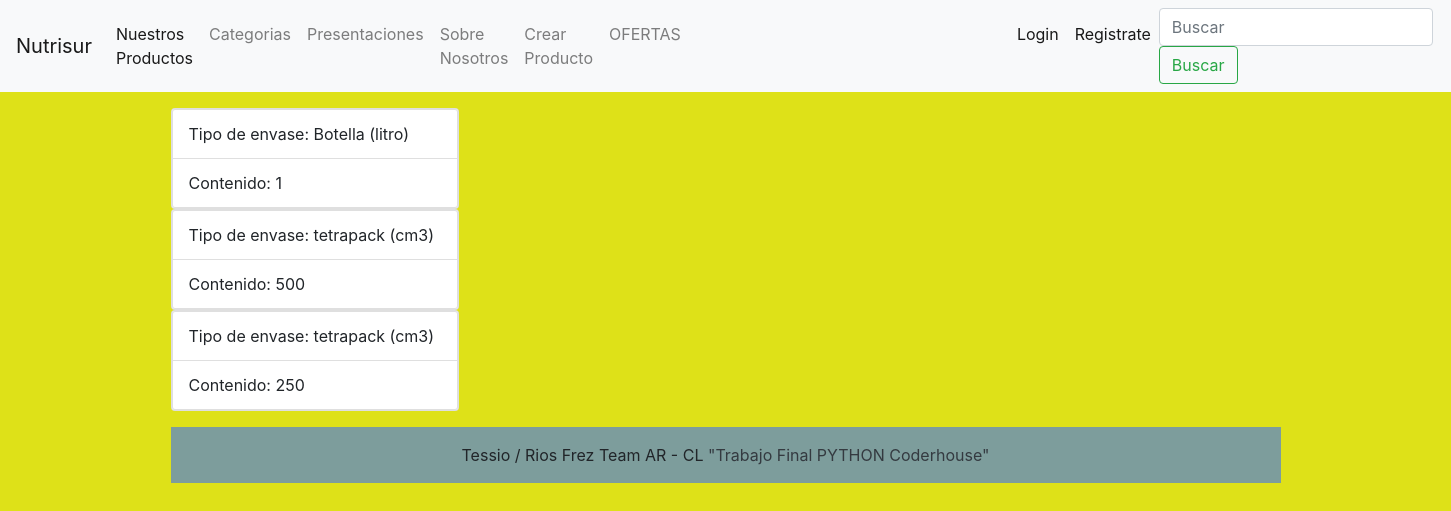
Screenshot of /Container/ with the database file from the repository.
### nutrisur/models.py (models this page shows)
class Container(models.Model):
    tipo = models.CharField(max_length=50,null=True,blank=True)
    volumen = models.IntegerField()

### nutrisur/views.py (the view)
# urls.py: path('Container/', containers, name = 'Container'),
def containers(request):
    consulta = Container.objects.all()
    context = {'Container': consulta}
    return render(request, "container.html", context=context)

### templates/container.html (shortened to what this page needs)
{% extends 'base.html' %}
{% block contenido_que_cambia %}
<p>
{% for i in Container %}
<div class="card" style="width: 18rem;">
    <ul class="list-group list-group-light">
      <li class="list-group-item px-3">Tipo de envase: {{i.tipo}}</li>
      <li class="list-group-item px-3">Contenido: {{i.volumen}} </li>
    </ul>
  </div>
  {% endfor %}
  <p>
{% endblock %}

### rows the page displays
Container: tipo "Botella (litro)", volumen "1"
Container: tipo "tetrapack (cm3)", volumen "500"
Container: tipo "tetrapack (cm3)", volumen "250"
